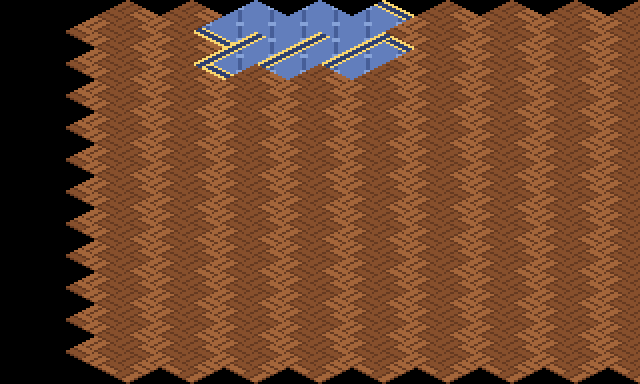

This is a level from a 2D game, rendered from its Tiled map with the project's own tilesets. A one-line summary and the complete map file follow:
An orthogonal 10x12 tile map with 64x32 px tiles, 1 tile layer (suelo).

<map version="1.10" orientation="orthogonal" renderorder="right-down" width="10" height="12" tilewidth="64" tileheight="32" infinite="0" nextlayerid="2" nextobjectid="1">
 <tileset firstgid="1" name="terreno_mundo" tilewidth="128" tileheight="64" tilecount="203" columns="8">
  <image source="../textures/../textures/terreno_mundo.png" width="1024" height="1664" />
 </tileset>
 <layer id="1" name="suelo" width="10" height="12">
  <data encoding="csv">
0,0,0,0,0,0,0,0,0,0,
0,159,159,184,182,186,159,159,159,159,
0,159,159,185,183,187,159,159,159,159,
0,159,159,159,159,159,159,159,159,159,
0,159,159,159,159,159,159,159,159,159,
0,159,159,159,159,159,159,159,159,159,
0,159,159,159,159,159,159,159,159,159,
0,159,159,159,159,159,159,159,159,159,
0,159,159,159,159,159,159,159,159,159,
0,159,159,159,159,159,159,159,159,159,
0,159,159,159,159,159,159,159,159,159,
0,159,159,159,159,159,159,159,159,159
</data>
 </layer>
</map>
